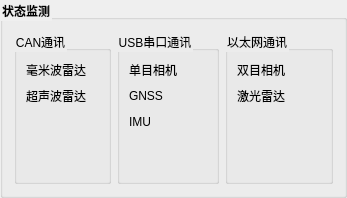
                  <widget class="QGroupBox" name="groupBox_18">
                   <property name="font">
                    <font>
                     <weight>75</weight>
                     <bold>true</bold>
                    </font>
                   </property>
                   <property name="styleSheet">
                    <string notr="true">QGroupBox::title{
font-size:13px;
front-weight:bold;
}</string>
                   </property>
                   <property name="title">
                    <string>状态监测</string>
                   </property>
                   <layout class="QVBoxLayout" name="verticalLayout_58">
                    <item>
                     <layout class="QVBoxLayout" name="verticalLayout_45">
                      <item>
                       <layout class="QHBoxLayout" name="horizontalLayout_19">
                        <item>
                         <widget class="QGroupBox" name="groupBox_19">
                          <property name="title">
                           <string>CAN通讯</string>
                          </property>
                          <layout class="QVBoxLayout" name="verticalLayout_26">
                           <item>
                            <layout class="QHBoxLayout" name="horizontalLayout_95">
                             <item>
                              <widget class="QLabel" name="label_91">
                               <property name="minimumSize">
                                <size>
                                 <width>0</width>
                                 <height>20</height>
                                </size>
                               </property>
                               <property name="maximumSize">
                                <size>
                                 <width>16777215</width>
                                 <height>20</height>
                                </size>
                               </property>
                               <property name="styleSheet">
                                <string notr="true"/>
                               </property>
                               <property name="text">
                                <string>毫米波雷达</string>
                               </property>
                              </widget>
                             </item>
                             <item>
                              <widget class="QLabel" name="label_laser2_state">
                               <property name="styleSheet">
                                <string notr="true"/>
                               </property>
                               <property name="text">
                                <string/>
                               </property>
                              </widget>
                             </item>
                            </layout>
                           </item>
                           <item>
                            <layout class="QHBoxLayout" name="horizontalLayout_30">
                             <item>
                              <widget class="QLabel" name="label_43">
                               <property name="minimumSize">
                                <size>
                                 <width>0</width>
                                 <height>20</height>
                                </size>
                               </property>
                               <property name="maximumSize">
                                <size>
                                 <width>16777215</width>
                                 <height>20</height>
                                </size>
                               </property>
                               <property name="styleSheet">
                                <string notr="true"/>
                               </property>
                               <property name="text">
                                <string>超声波雷达</string>
                               </property>
                              </widget>
                             </item>
                             <item>
                              <widget class="QLabel" name="label_tof_state">
                               <property name="styleSheet">
                                <string notr="true"/>
                               </property>
                               <property name="text">
                                <string/>
                               </property>
                              </widget>
                             </item>
                            </layout>
                           </item>
                           <item>
                            <spacer name="verticalSpacer_9">
                             <property name="orientation">
                              <enum>Qt::Vertical</enum>
                             </property>
                             <property name="sizeHint" stdset="0">
                              <size>
                               <width>20</width>
                               <height>40</height>
                              </size>
                             </property>
                            </spacer>
                           </item>
                          </layout>
                         </widget>
                        </item>
                        <item>
                         <widget class="QGroupBox" name="groupBox_28">
                          <property name="title">
                           <string>USB串口通讯</string>
                          </property>
                          <layout class="QVBoxLayout" name="verticalLayout_27">
                           <item>
                            <layout class="QHBoxLayout" name="horizontalLayout_31">
                             <item>
                              <widget class="QLabel" name="label_44">
                               <property name="minimumSize">
                                <size>
                                 <width>0</width>
                                 <height>20</height>
                                </size>
                               </property>
                               <property name="maximumSize">
                                <size>
                                 <width>16777215</width>
                                 <height>20</height>
                                </size>
                               </property>
                               <property name="styleSheet">
                                <string notr="true"/>
                               </property>
                               <property name="text">
                                <string>单目相机</string>
                               </property>
                              </widget>
                             </item>
                             <item>
                              <widget class="QLabel" name="label_camera_state">
                               <property name="styleSheet">
                                <string notr="true"/>
                               </property>
                               <property name="text">
                                <string/>
                               </property>
                              </widget>
                             </item>
                            </layout>
                           </item>
                           <item>
                            <layout class="QHBoxLayout" name="horizontalLayout_33">
                             <item>
                              <widget class="QLabel" name="label_46">
                               <property name="minimumSize">
                                <size>
                                 <width>0</width>
                                 <height>20</height>
                                </size>
                               </property>
                               <property name="maximumSize">
                                <size>
                                 <width>16777215</width>
                                 <height>20</height>
                                </size>
                               </property>
                               <property name="styleSheet">
                                <string notr="true"/>
                               </property>
                               <property name="text">
                                <string>GNSS      </string>
                               </property>
                              </widget>
                             </item>
                             <item>
                              <widget class="QLabel" name="label_gnss_state">
                               <property name="styleSheet">
                                <string notr="true"/>
                               </property>
                               <property name="text">
                                <string/>
                               </property>
                              </widget>
                             </item>
                            </layout>
                           </item>
                           <item>
                            <layout class="QHBoxLayout" name="horizontalLayout_34">
                             <item>
                              <widget class="QLabel" name="label_47">
                               <property name="minimumSize">
                                <size>
                                 <width>0</width>
                                 <height>20</height>
                                </size>
                               </property>
                               <property name="maximumSize">
                                <size>
                                 <width>16777215</width>
                                 <height>20</height>
                                </size>
                               </property>
                               <property name="styleSheet">
                                <string notr="true"/>
                               </property>
                               <property name="text">
                                <string>IMU         </string>
                               </property>
                              </widget>
                             </item>
                             <item>
                              <widget class="QLabel" name="label_imu_state">
                               <property name="styleSheet">
                                <string notr="true"/>
                               </property>
                               <property name="text">
                                <string/>
                               </property>
                              </widget>
                             </item>
                            </layout>
                           </item>
                           <item>
                            <spacer name="verticalSpacer_19">
                             <property name="orientation">
                              <enum>Qt::Vertical</enum>
                             </property>
                             <property name="sizeHint" stdset="0">
                              <size>
                               <width>20</width>
                               <height>40</height>
                              </size>
                             </property>
                            </spacer>
                           </item>
                          </layout>
                         </widget>
                        </item>
                        <item>
                         <widget class="QGroupBox" name="groupBox_29">
                          <property name="title">
                           <string>以太网通讯</string>
                          </property>
                          <layout class="QVBoxLayout" name="verticalLayout_39">
                           <item>
                            <layout class="QHBoxLayout" name="horizontalLayout_32">
                             <item>
                              <widget class="QLabel" name="label_45">
                               <property name="minimumSize">
                                <size>
                                 <width>0</width>
                                 <height>20</height>
                                </size>
                               </property>
                               <property name="maximumSize">
                                <size>
                                 <width>16777215</width>
                                 <height>20</height>
                                </size>
                               </property>
                               <property name="styleSheet">
                                <string notr="true"/>
                               </property>
                               <property name="text">
                                <string>双目相机</string>
                               </property>
                              </widget>
                             </item>
                             <item>
                              <widget class="QLabel" name="label_rgb_state">
                               <property name="sizePolicy">
                                <sizepolicy hsizetype="Expanding" vsizetype="Preferred">
                                 <horstretch>0</horstretch>
                                 <verstretch>0</verstretch>
                                </sizepolicy>
                               </property>
                               <property name="minimumSize">
                                <size>
                                 <width>30</width>
                                 <height>0</height>
                                </size>
                               </property>
                               <property name="styleSheet">
                                <string notr="true"/>
                               </property>
                               <property name="text">
                                <string/>
                               </property>
                              </widget>
                             </item>
                            </layout>
                           </item>
                           <item>
                            <layout class="QHBoxLayout" name="horizontalLayout_21">
                             <item>
                              <widget class="QLabel" name="label_42">
                               <property name="minimumSize">
                                <size>
                                 <width>0</width>
                                 <height>20</height>
                                </size>
                               </property>
                               <property name="maximumSize">
                                <size>
                                 <width>16777215</width>
                                 <height>20</height>
                                </size>
                               </property>
                               <property name="styleSheet">
                                <string notr="true"/>
                               </property>
                               <property name="text">
                                <string>激光雷达</string>
                               </property>
                              </widget>
                             </item>
                             <item>
                              <widget class="QLabel" name="label_laser_state">
                               <property name="minimumSize">
                                <size>
                                 <width>30</width>
                                 <height>0</height>
                                </size>
                               </property>
                               <property name="styleSheet">
                                <string notr="true"/>
                               </property>
                               <property name="text">
                                <string/>
                               </property>
                              </widget>
                             </item>
                            </layout>
                           </item>
                           <item>
                            <spacer name="verticalSpacer_20">
                             <property name="orientation">
                              <enum>Qt::Vertical</enum>
                             </property>
                             <property name="sizeHint" stdset="0">
                              <size>
                               <width>20</width>
                               <height>40</height>
                              </size>
                             </property>
                            </spacer>
                           </item>
                          </layout>
                         </widget>
                        </item>
                       </layout>
                      </item>
                     </layout>
                    </item>
                   </layout>
                  </widget>
